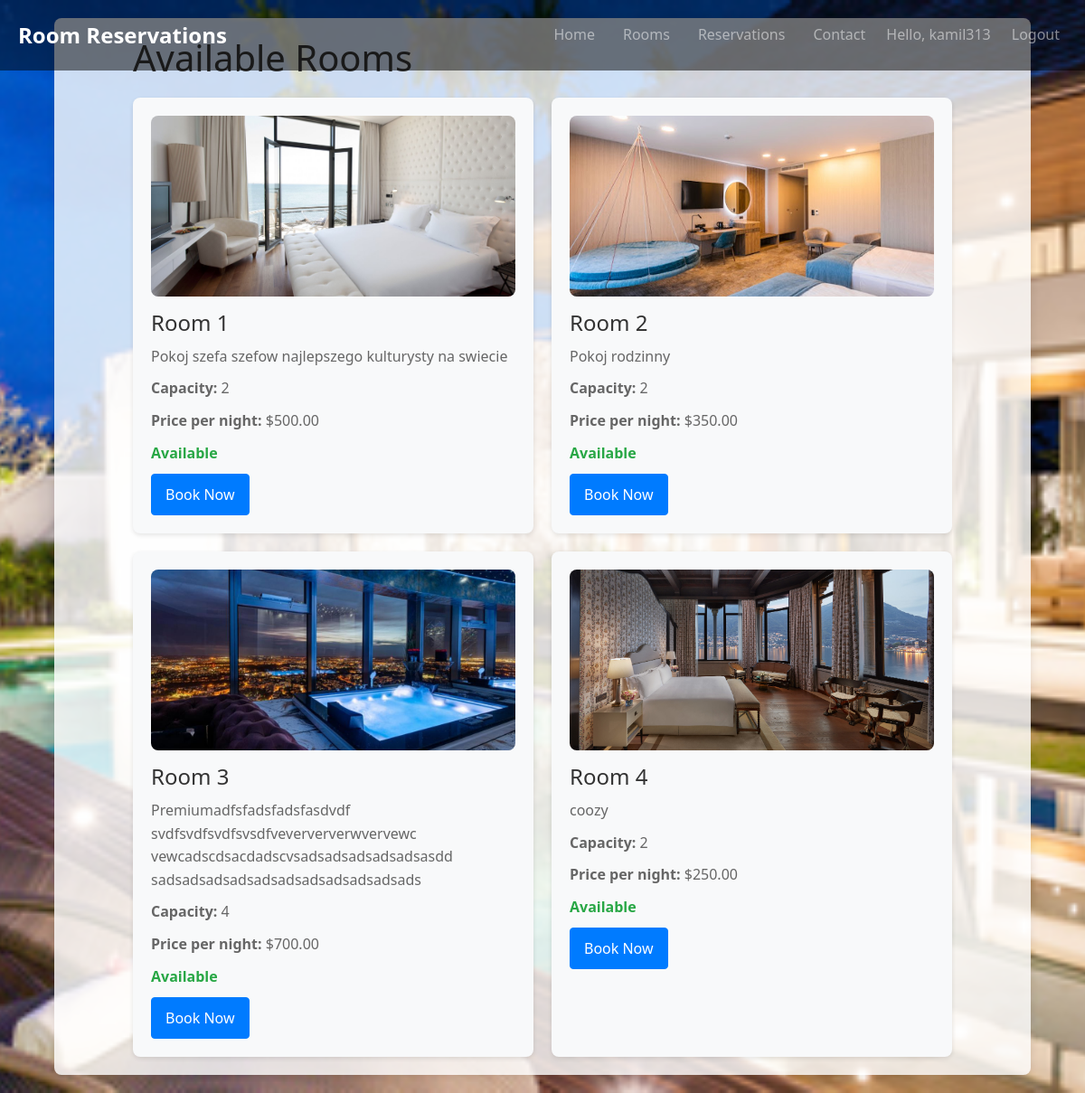
Page /rooms/ (signed in) on the committed database.
### reservations/models.py (models this page shows, shortened)
class Room(models.Model):
    room_number = models.CharField(max_length=10, unique=True)
    capacity = models.IntegerField()
    is_available = models.BooleanField(default=True)
    description = models.TextField(blank=True)
    price_per_night = models.DecimalField(max_digits=8, decimal_places=2)
    image = models.ImageField(upload_to='rooms/', blank=True)
    bed_type = models.CharField(max_length=50, blank=True, choices=[('Single', 'Single'), ('Double', 'Double'), ('Queen', 'Queen'), ('King', 'King')])
    size = models.IntegerField(help_text="Size of the room in square meters", blank=True, null=True, default=0)
    view = models.CharField(max_length=100, blank=True, choices=[('Sea', 'Sea'), ('Mountain', 'Mountain'), ('City', 'City')])
    amenities = models.TextField(help_text="List of amenities separated by commas", blank=True)

### reservations/views.py (the view)
# urls.py: path('rooms/', views.room_list, name='room_list'),
@login_required
def room_list(request):
    rooms = Room.objects.all()
    return render(request, 'room_list.html', {'rooms': rooms})

### reservations/templates/room_list.html
{% extends "base.html" %}
{% block content %}
<div class="container">
    <h1>Available Rooms</h1>
    <div class="room-grid">
        {% for room in rooms %}
        <div class="room-card">
            {% if room.image %}
            <img src="{{ room.image.url }}" alt="Room {{ room.room_number }}" class="room-image">
            {% endif %}
            <h2>Room {{ room.room_number }}</h2>
            <p>{{ room.description }}</p>
            <p><strong>Capacity:</strong> {{ room.capacity }}</p>
            <p><strong>Price per night:</strong> ${{ room.price_per_night }}</p>
            {% if room.is_available %}
            <p class="available">Available</p>
            <a href="{% url 'book_room' room.id %}?check_in={{ check_in|date:'Y-m-d' }}&check_out={{ check_out|date:'Y-m-d' }}" class="btn btn-primary">Book Now</a>
            {% else %}
            <p class="not-available">Not Available</p>
            {% endif %}
        </div>
        {% endfor %}
    </div>
</div>
{% endblock %}

### reservations/templates/base.html (shortened to what this page needs)
<!DOCTYPE html>
<html>
<head>
    <link rel="stylesheet" href="https://maxcdn.bootstrapcdn.com/bootstrap/4.5.2/css/bootstrap.min.css">
    {% load static %}
    <link rel="stylesheet" href="{% static 'reservations/styles.css' %}">
</head>
<body>
    <header>
        <nav class="navbar navbar-expand-lg navbar-dark">
            <a class="navbar-brand" href="{% url 'home' %}">Room Reservations</a>
            <div class="collapse navbar-collapse">
                <ul class="navbar-nav ml-auto">
                    <li class="nav-item">
                        <a class="nav-link" href="{% url 'home' %}">Home</a>
                    </li>
                    <li class="nav-item">
                        <a class="nav-link" href="{% url 'room_list' %}">Rooms</a>
                    </li>
                    <li class="nav-item">
                        <a class="nav-link" href="{% url 'reservation_list' %}">Reservations</a>
                    </li>
                    <li class="nav-item">
                        <a class="nav-link" href="{% url 'contact' %}">Contact</a>
                    </li>
                    {% if user.is_authenticated %}
                        <li class="nav-item">
                            <span class="navbar-text">Hello, {{ user.username }}</span>
                        </li>
                        <li class="nav-item">
                            <a class="nav-link" href="{% url 'logout' %}">Logout</a>
                        </li>
                    {% endif %}
                </ul>
            </div>
        </nav>
    </header>
    <div class="background-image">
        <div class="content">
            {% block content %}
            {% endblock %}
        </div>
    </div>
</body>
</html>

### reservations/static/reservations/styles.css (style rules this page uses)
body, html { height: 100%; margin: 0; padding: 0; }
body { font-family: 'Segoe UI', Tahoma, Geneva, Verdana, sans-serif; color: #333; line-height: 1.6; }
header { position: fixed; width: 100%; z-index: 1; }
header .navbar { background: rgba(0, 0, 0, 0.5); padding: 15px 20px; }
header .navbar-brand { font-size: 1.5rem; font-weight: bold; color: #fff; }
header .navbar-nav { display: flex; gap: 15px; }
header .nav-item { position: relative; }
header .nav-link { color: #fff; text-decoration: none; font-size: 1rem; transition: color 0.3s ease; }
.background-image { background: url("/static/reservations/images/hotel.jpg") no-repeat center center; background-size: cover; min-height: 100vh; display: flex; justify-content: center; align-items: center; flex-direction: column; }
.background-image .content { background-color: rgba(255, 255, 255, 0.8); padding: 20px; border-radius: 8px; box-shadow: 0 0 10px rgba(0, 0, 0, 0.1); width: 90%; max-width: 1200px; margin: 20px auto; }
a { text-decoration: none; color: #007bff; transition: color 0.3s ease; }
.container { width: 90%; max-width: 1200px; margin: 0 auto; }
.room-grid { display: grid; grid-template-columns: repeat(auto-fit, minmax(300px, 1fr)); gap: 20px; margin-top: 20px; }
.room-card { background: #f8f9fa; border-radius: 8px; padding: 20px; box-shadow: 0 2px 5px rgba(0, 0, 0, 0.1); transition: transform 0.3s ease, box-shadow 0.3s ease; max-width: 100%; }
.room-card img { width: 100%; height: 200px; object-fit: cover; border-radius: 8px; margin-bottom: 15px; }
.room-card h2 { font-size: 1.5rem; margin-bottom: 10px; color: #333; }
.room-card p { font-size: 1rem; margin-bottom: 10px; color: #666; }
.room-card .available { color: #28a745; font-weight: bold; }
.room-card .btn { display: inline-block; background: #007bff; color: #fff; padding: 10px 15px; border-radius: 4px; text-decoration: none; transition: background 0.3s ease; }

### rows in the picture
Room: image (picture), room_number "1", description "Pokoj szefa szefow najlepszego kulturysty na swiecie", capacity "2", price_per_night "500.00"
Room: image (picture), room_number "2", description "Pokoj rodzinny", capacity "2", price_per_night "350.00"
Room: image (picture), room_number "3", description "Premiumadfsfadsfadsfasdvdf svdfsvdfsvdfsvsdfveverververwvervewc vewcadscdsacdadscvsadsadsadsadsadsasdd sadsadsadsadsadsadsadsadsadsadsads", capacity "4", price_per_night "700.00"
Room: image (picture), room_number "4", description "coozy", capacity "2", price_per_night "250.00"

### other values in the picture
{{ user.username }} "kamil313"
